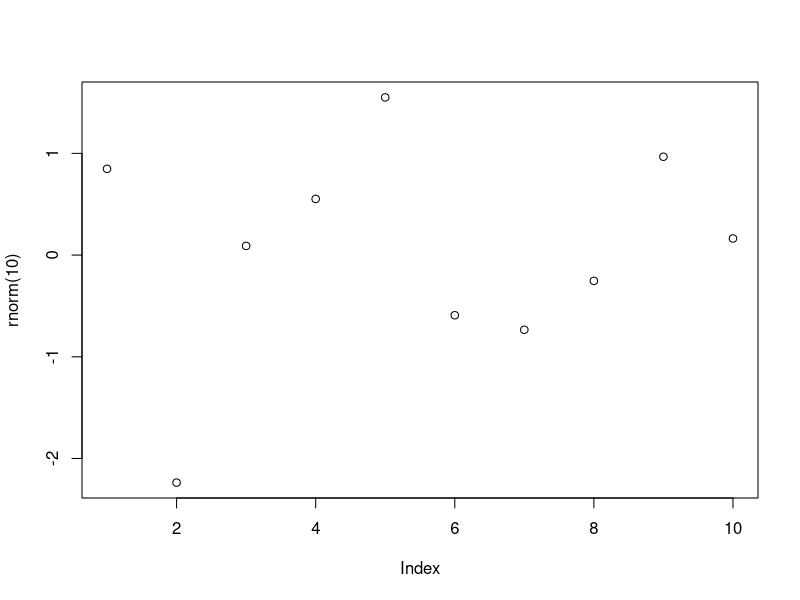

The R source for this figure:
## ---- chunk 1
plot(rnorm(10))
